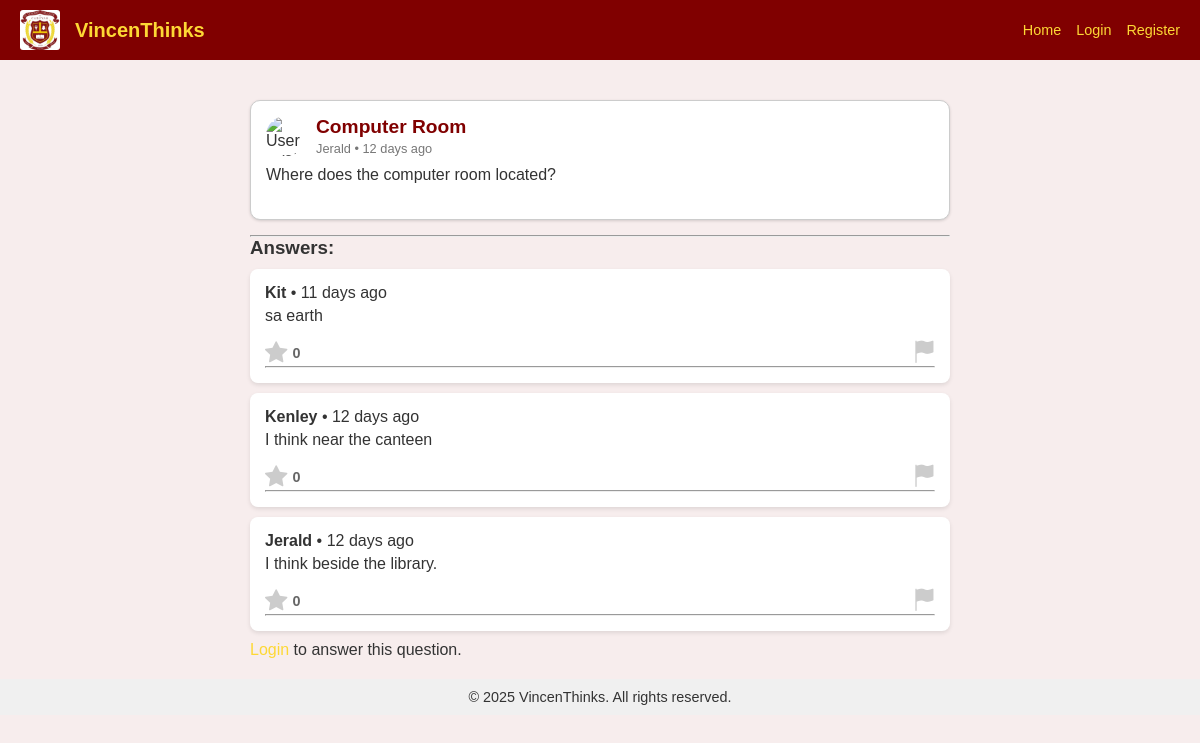
Page /WebApp/question.php?id=1 on the committed database.
### tables this page shows
CREATE TABLE `questions` (
  `question_id` int(11) NOT NULL,
  `user_id` int(11) NOT NULL,
  `title` varchar(255) NOT NULL,
  `content` text NOT NULL,
  `created_at` timestamp NOT NULL DEFAULT current_timestamp(),
  `question_type` enum('course','general') NOT NULL DEFAULT 'general',
  `category` varchar(100) DEFAULT NULL,
  `status` enum('pending','approved','rejected') DEFAULT 'pending'
);

CREATE TABLE `users` (
  `user_id` int(11) NOT NULL,
  `username` varchar(50) NOT NULL,
  `email` varchar(100) NOT NULL,
  `password` varchar(255) NOT NULL,
  `created_at` timestamp NOT NULL DEFAULT current_timestamp(),
  `course` varchar(50) DEFAULT NULL,
  `role` enum('user','admin') DEFAULT 'user'
);

CREATE TABLE `answers` (
  `answer_id` int(11) NOT NULL,
  `question_id` int(11) NOT NULL,
  `user_id` int(11) NOT NULL,
  `content` text NOT NULL,
  `created_at` timestamp NOT NULL DEFAULT current_timestamp(),
  `parent_id` int(11) DEFAULT NULL,
  `helpful_count` int(11) DEFAULT 0
);

### WebApp/functions.php (called while the page is built, shortened)
<?php
function time_ago($datetime) {
    $now = new DateTime;
    $created_at = new DateTime($datetime);
    $interval = $now->diff($created_at);
    if ($interval->y > 0) {
        return $interval->y == 1 ? '1 year ago' : $interval->y . ' years ago';
    } elseif ($interval->m > 0) {
        return $interval->m == 1 ? '1 month ago' : $interval->m . ' months ago';
    } elseif ($interval->d > 0) {
        return $interval->d == 1 ? '1 day ago' : $interval->d . ' days ago';
    } elseif ($interval->h > 0) {
        return $interval->h == 1 ? '1 hr ago' : $interval->h . ' hrs ago';
    } elseif ($interval->i > 0) {
        return $interval->i == 1 ? '1 min ago' : $interval->i . ' mins ago';
    } else {
        return 'Just now';
    }
}

### WebApp/question.php (the view, shortened to what this page needs)
<?php
require_once 'db_config.php';
require_once 'functions.php';
$question_id = intval($_GET['id']);
$qSql = "SELECT q.*, u.username
         FROM questions q
         JOIN users u ON q.user_id = u.user_id
         WHERE q.question_id = :qid AND q.status = 'approved'";
$qStmt = $conn->prepare($qSql);
$qStmt->bindValue(':qid', $question_id, PDO::PARAM_INT);
$qStmt->execute();
$question = $qStmt->fetch(PDO::FETCH_ASSOC);
$aSql = "SELECT a.*, u.username,
                IFNULL(r.is_helpful, 0) AS is_helpful
         FROM answers a
         JOIN users u ON a.user_id = u.user_id
         LEFT JOIN answer_ratings r ON a.answer_id = r.answer_id AND r.user_id = :user_id
         WHERE a.question_id = :qid
         ORDER BY a.created_at DESC";
$aStmt = $conn->prepare($aSql);
$aStmt->bindValue(':qid', $question_id, PDO::PARAM_INT);
$aStmt->bindValue(':user_id', isset($_SESSION['user_id']) ? $_SESSION['user_id'] : 0, PDO::PARAM_INT);
$aStmt->execute();
$answers = $aStmt->fetchAll(PDO::FETCH_ASSOC);
?>
<!DOCTYPE html>
<html lang="en">
<head>
    <link rel="stylesheet" href="CSS/global.css">
    <link rel="stylesheet" href="CSS/header.css">
    <link rel="stylesheet" href="CSS/footer.css">
    <link rel="stylesheet" href="CSS/questions.css">
    <link rel="stylesheet" href="CSS/modals.css">
    <link rel="stylesheet" href="CSS/question-detail.css">
    <link rel="stylesheet" href="CSS/forms.css">
    <link rel="stylesheet" href="https://cdnjs.cloudflare.com/ajax/libs/font-awesome/6.0.0/css/all.min.css">
    <link rel="stylesheet" href="https://cdn.jsdelivr.net/npm/bootstrap-icons@1.11.3/font/bootstrap-icons.min.css">
</head>
<body>
    <div class="page-container">
        <div class="content-wrap">
            <header>
                <a href="index.php" class="logo-link">
                    <div class="logo">
                        <img src="images/svcc.jpg" alt="VincentThinks Logo" class="nav-logo">
                        <h1>VincenThinks</h1>
                    </div>
                </a>
                <nav>
                    <a href="index.php">Home</a>
                    <?php if (isset($_SESSION['user_id'])): ?>
                        <a href="post_question.php">Ask a Question</a>
                        <div class="profile-dropdown">
                            <i class="fas fa-user-circle profile-icon"></i>
                            <div class="dropdown-content">
                                <a href="#">My Profile</a>
                                <a href="logout.php">Logout</a>
                            </div>
                        </div>
                    <?php else: ?>
                        <a href="login.php">Login</a>
                        <a href="register.php">Register</a>
                    <?php endif; ?>
                </nav>
            </header>
            <main class="question-detail-container">
                <?php if (($question)): ?>
                    <div class="recent-questions-wrapper">
                        <div class="recent-questions">
                            <div class="question">
                                <div class="question-header">
                                    <img src="images/userAvatar.jpg" alt="User Avatar" class="avatar">
                                    <div class="question-info">
                                        <h3><?php echo htmlspecialchars($question['title']); ?></h3>
                                        <p class="timestamp">
                                            <?php echo htmlspecialchars($question['username']); ?> • <?php echo time_ago($question['created_at']); ?>
                                        </p>
                                    </div>
                                </div>
                                <div class="question-content">
                                    <p><?php echo nl2br(htmlspecialchars($question['content'])); ?></p>
                                </div>
                            </div>
                            <hr>
                            <div class="answers-container">
                                <h3>Answers:</h3>
                                <?php if (!empty($answers)): ?>
                                    <?php foreach ($answers as $answer): ?>
                                        <div class="answer-box" data-answer-id="<?php echo $answer['answer_id']; ?>">
                                            <p class="answer-meta">
                                                <strong><?php echo htmlspecialchars($answer['username']); ?></strong> • <?php echo time_ago($answer['created_at']); ?>
                                            </p>
                                            <div class="answer-content-wrapper">
                                                <div class="answer-content">
                                                    <p><?php echo nl2br(htmlspecialchars($answer['content'])); ?></p>
                                                </div>
                                                <div class="answer-icons">
                                                    <div class="answer-rating" data-tooltip="Helpful">
                                                        <i class="bi bi-star-fill <?php echo isset($answer['is_helpful']) && $answer['is_helpful'] ? 'selected' : ''; ?>"
                                                        data-is-helpful="<?php echo isset($answer['is_helpful']) && $answer['is_helpful'] ? 'true' : 'false'; ?>">
                                                        </i>
                                                        <span class="rating-count"><?php echo isset($answer['helpful_count']) ? $answer['helpful_count'] : 0; ?></span>
                                                    </div>
                                                    <div class="answer-report" data-answer-id="<?php echo $answer['answer_id']; ?>" data-tooltip="Report">
                                                        <i class="bi bi-flag-fill" onclick="reportAnswer(<?php echo $answer['answer_id']; ?>)"></i>
                                                    </div>
                                                </div>
                                            </div>
                                            <hr>
                                        </div>
                                    <?php endforeach; ?>
                                <?php else: ?>
                                    <p>No answers yet.</p>
                                <?php endif; ?>
                            </div>
                            <?php if (isset($_SESSION['user_id'])): ?>
                                <div class="form-actions">
                                    <button onclick="openAnswerModal()" class="answer-button">Post Your Answer</button>
                                    <a href="index.php" class="back-to-home">
                                        <i class="fas fa-arrow-left"></i> Back to Home
                                    </a>
                                </div>
                            <?php else: ?>
                                <p class="login-prompt"><a href="login.php">Login</a> to answer this question.</p>
                            <?php endif; ?>
                        </div>
                    </div>
                <?php else: ?>
                    <p>Question not found.</p>
                <?php endif; ?>
            </main>
        </div>
        <footer>
            <p>&copy; <?php echo date('Y'); ?> VincenThinks. All rights reserved.</p>
        </footer>
    </div>
</body>
</html>

### WebApp/CSS/global.css (style rules this page uses)
* { margin: 0; padding: 0; box-sizing: border-box; font-family: Arial, sans-serif; }
body { background-color: #f7eded; color: #333; padding-top: 80px; overflow-x: hidden; display: flex; flex-direction: column; min-height: 100vh; }

### WebApp/CSS/header.css (style rules this page uses)
header { background-color: #800000; color: #fdd835; padding: 10px 20px; display: flex; justify-content: space-between; align-items: center; position: fixed; top: 0; left: 0; width: 100%; z-index: 1000; height: 60px; box-sizing: border-box; }
header .logo { display: flex; align-items: center; flex: 0 0 auto; }
header .logo h1 { font-size: 20px; margin-left: 10px; white-space: nowrap; margin-right: 5px; }
a { color: #fdd835; text-decoration: none; }
.nav-logo { height: 40px; margin-right: 5px; border-radius: 3px; }
nav { display: flex; align-items: center; gap: 15px; flex: 0 0 auto; }
nav a { text-decoration: none; font-size: 0.9rem; white-space: nowrap; }

### WebApp/CSS/footer.css (style rules this page uses)
footer { text-align: center; background-color: #f0f0f0; color: #333; padding: 10px; width: 100%; }
footer p { font-size: 0.9rem; }

### WebApp/CSS/questions.css (style rules this page uses)
.recent-questions-wrapper { display: flex; justify-content: center; margin-top: 20px; margin-bottom: 20px; }
.recent-questions { margin: 0 20px; width: 100%; max-width: 700px; display: flex; flex-direction: column; align-items: stretch; }
.question { background-color: #fff; padding: 15px; margin-bottom: 15px; border-radius: 10px; box-shadow: 0 1px 3px rgba(0, 0, 0, 0.15); display: flex; flex-direction: column; overflow: hidden; cursor: pointer; border: 1px solid #ccc; transition: max-height 0.3s ease-in-out; width: 100%; }
.question-header { display: flex; align-items: flex-start; margin-bottom: 10px; position: relative; }
.avatar { border-radius: 50%; width: 40px; height: 40px; margin-right: 10px; }
.question-info { flex: 1; }
.question-info h3 { font-size: 1.2rem; color: #800000; margin-bottom: 3px; }
.timestamp { font-size: 0.8rem; color: #777; display: flex; align-items: center; gap: 5px; }
.question-content { padding-bottom: 20px; }

### WebApp/CSS/question-detail.css (style rules this page uses)
.answer-box { background-color: #fff; padding: 15px; margin: 10px 0; border-radius: 8px; box-shadow: 0 2px 4px rgba(0, 0, 0, 0.1); }
.answer-box p { margin-bottom: 5px; }
.answer-content-wrapper { display: flex; flex-direction: column; gap: 10px; }
.answer-content { width: 100%; }
.answer-icons { display: flex; justify-content: space-between; align-items: center; width: 100%; }
.answer-rating { position: relative; cursor: pointer; display: flex; align-items: center; gap: 5px; }
.answer-rating::before { content: attr(data-tooltip); position: absolute; top: -25px; left: 50%; transform: translateX(-50%); background-color: #333; color: #fff; padding: 5px 10px; border-radius: 5px; font-size: 0.8rem; opacity: 0; visibility: hidden; transition: opacity 0.3s ease, visibility 0.3s ease; }
.answer-rating i { font-size: 1.4rem; color: #ccc; cursor: pointer; transition: color 0.3s ease; }
.rating-count { font-size: 0.9rem; color: #666; font-weight: bold; }
.answer-report { position: relative; cursor: pointer; display: flex; align-items: center; gap: 5px; }
.answer-report i { font-size: 1.4rem; color: #ccc; transition: color 0.3s ease; }
.answer-report::before { content: attr(data-tooltip); position: absolute; top: -25px; left: 50%; transform: translateX(-50%); background-color: #333; color: #fff; padding: 5px 10px; border-radius: 5px; font-size: 0.8rem; opacity: 0; visibility: hidden; transition: opacity 0.3s ease, visibility 0.3s ease; }

### WebApp/CSS/forms.css (style rules this page uses)
header .logo h1 { display: block !important; }

### rows in the picture
questions: title "Computer Room", user.username "Jerald", created_at.answer_id "12 days ago", content "Where does the computer room located?"
answers: user.username "Kit", created_at "11 days ago", content "sa earth", helpful_count "0"
answers: user.username "Kenley", created_at "12 days ago", content "I think near the canteen", helpful_count "0"
answers: user.username "Jerald", created_at "12 days ago", content "I think beside the library.", helpful_count "0"
